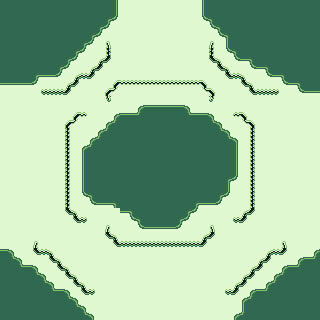

Below is a game level as drawn by its tile map, then a one-line description and the .tmx file that defines it, in full:
An orthogonal 40x40 tile map with 8x8 px tiles, 1 tile layer (Tile Layer 1).

<map version="1.10" tiledversion="1.10.2" orientation="orthogonal" renderorder="right-down" width="40" height="40" tilewidth="8" tileheight="8" infinite="0" nextlayerid="3" nextobjectid="1">
 <tileset firstgid="1" source="tiles.tsx" />
 <layer id="1" name="Tile Layer 1" width="40" height="40">
  <data encoding="csv">
207,207,207,207,207,207,207,207,207,207,207,207,207,207,208,20,20,20,20,20,20,20,20,20,20,206,207,207,207,207,207,207,207,207,207,207,207,207,207,207,
207,207,207,207,207,207,207,207,207,207,207,207,207,207,208,20,20,20,20,20,20,20,20,20,20,206,207,207,207,207,207,207,207,207,207,207,207,207,207,207,
207,207,207,207,207,207,207,207,207,207,207,207,207,189,228,20,20,20,20,20,20,20,20,20,20,226,190,207,207,207,207,207,207,207,207,207,207,207,207,207,
207,207,207,207,207,207,207,207,207,207,207,207,189,228,2147483668,20,20,20,20,20,20,20,20,20,20,20,226,190,207,207,207,207,207,207,207,207,207,207,207,207,
207,207,207,207,207,207,207,207,207,207,207,189,228,2147483668,20,20,20,20,20,20,20,20,20,20,20,20,20,226,190,207,207,207,207,207,207,207,207,207,207,207,
207,207,207,207,207,207,207,207,207,207,189,228,2147483668,313,20,20,20,20,20,20,20,20,20,20,20,20,314,20,206,207,207,207,207,207,207,207,207,207,207,207,
207,207,207,207,207,207,207,207,207,189,228,2147483668,2147483668,273,20,20,20,20,20,20,20,20,20,20,20,20,271,20,226,190,207,207,207,207,207,207,207,207,207,207,
207,207,207,207,207,207,207,207,189,228,2147483668,2147483668,254,293,20,20,20,20,20,20,20,20,20,20,20,20,291,255,20,226,227,190,207,207,207,207,207,207,207,207,
207,207,207,207,207,207,207,189,228,2147483668,2147483668,254,293,20,20,20,20,20,20,20,20,20,20,20,20,20,20,291,255,20,20,226,227,190,207,207,207,207,207,207,
207,207,207,207,189,227,227,228,2147483668,254,292,293,20,20,20,20,20,20,20,20,20,20,20,20,20,20,20,20,291,292,255,20,20,226,227,190,207,207,207,207,
227,227,227,227,228,2147483668,2147483668,2147483668,254,293,20,20,20,20,251,252,252,252,252,252,252,252,252,252,252,253,20,20,20,20,291,255,20,20,20,226,227,190,207,207,
20,20,2147483668,2147483668,2147483668,311,292,292,293,20,20,20,20,251,275,20,20,20,20,20,20,20,20,20,20,274,253,20,20,20,20,291,292,292,312,20,20,226,227,227,
20,20,20,20,20,20,20,20,20,20,20,20,20,333,20,20,20,20,20,20,20,20,20,20,20,20,334,20,20,20,20,20,20,20,20,20,20,20,20,20,
20,20,20,20,20,20,20,20,20,20,20,20,20,20,20,20,20,186,187,187,187,187,187,188,20,20,20,20,20,20,20,20,20,20,20,20,20,20,20,20,
20,20,20,20,20,20,20,20,20,251,332,20,20,20,186,187,187,170,207,207,207,207,207,169,187,187,188,20,20,331,253,20,20,20,20,20,20,20,20,20,
20,20,20,20,20,20,20,20,251,275,20,20,20,186,170,207,207,207,207,207,207,207,207,207,207,207,169,188,20,20,274,253,20,20,20,20,20,20,20,20,
20,20,20,20,20,20,20,20,271,20,20,20,186,170,207,207,207,207,207,207,207,207,207,207,207,207,207,169,188,20,20,273,20,20,20,20,20,20,20,20,
20,20,20,20,20,20,20,20,271,20,20,186,170,207,207,207,207,207,207,207,207,207,207,207,207,207,207,207,169,188,20,273,20,20,20,20,20,20,20,20,
20,20,20,20,20,20,20,20,271,20,186,170,207,207,207,207,207,207,207,207,207,207,207,207,207,207,207,207,207,208,20,273,20,20,20,20,20,20,20,20,
20,20,20,20,20,20,20,20,271,20,206,207,207,207,207,207,207,207,207,207,207,207,207,207,207,207,207,207,207,208,20,273,20,20,20,20,20,20,20,20,
20,20,20,20,20,20,20,20,271,20,206,207,207,207,207,207,207,207,207,207,207,207,207,207,207,207,207,207,207,208,20,273,20,20,20,20,20,20,20,20,
20,20,20,20,20,20,20,20,271,20,206,207,207,207,207,207,207,207,207,207,207,207,207,207,207,207,207,207,207,208,20,273,20,20,20,20,20,20,20,20,
20,20,20,20,20,20,20,20,271,20,206,207,207,207,207,207,207,207,207,207,207,207,207,207,207,207,207,207,189,228,20,273,20,20,20,20,20,20,20,20,
20,20,20,20,20,20,20,20,271,20,206,207,207,207,207,207,207,207,207,207,207,207,207,207,207,207,207,207,208,20,20,273,20,20,20,20,20,20,20,20,
20,20,20,20,20,20,20,20,271,20,226,190,207,207,207,207,207,207,207,207,207,207,207,207,207,207,207,189,228,20,20,273,20,20,20,20,20,20,20,20,
20,20,20,20,20,20,20,20,271,20,20,226,227,227,190,207,207,207,207,207,207,207,207,207,189,227,227,228,20,20,20,273,20,20,20,20,20,20,20,20,
20,20,20,20,20,20,20,20,291,255,20,20,20,20,20,227,190,207,207,207,207,207,207,189,228,20,20,20,20,20,254,293,20,20,20,20,20,20,20,20,
20,20,20,20,20,20,20,20,20,291,312,20,20,20,20,20,226,190,207,207,207,207,189,228,20,20,20,20,20,311,293,20,20,20,20,20,20,20,20,20,
20,20,20,20,20,20,20,20,20,20,20,20,20,314,20,20,20,226,227,227,227,227,228,20,20,20,313,20,20,20,20,20,20,20,20,20,20,20,20,20,
20,20,20,20,20,20,20,20,20,20,20,20,20,291,255,20,20,20,20,20,20,20,20,20,20,254,293,20,20,20,20,20,20,20,20,20,20,20,20,20,
20,20,20,20,314,20,20,20,20,20,20,20,20,20,291,292,292,292,292,292,292,292,292,292,292,293,20,20,20,20,20,20,20,20,20,313,20,20,20,20,
187,188,20,20,291,292,255,20,20,20,20,20,20,20,20,20,20,20,20,20,20,20,20,20,20,20,20,20,20,20,20,20,20,254,292,293,20,20,20,186,
207,169,188,20,20,20,291,255,20,20,20,20,20,20,20,20,20,20,20,20,20,20,20,20,20,20,20,20,20,20,20,20,254,293,20,20,20,186,187,170,
207,207,169,187,188,20,20,291,255,20,20,20,20,20,20,20,20,20,20,20,20,20,20,20,20,20,20,20,20,20,20,254,293,20,20,186,187,170,207,207,
207,207,207,207,169,188,20,20,291,255,20,20,20,20,20,20,20,20,20,20,20,20,20,20,20,20,20,20,20,20,254,293,20,20,186,170,207,207,207,207,
207,207,207,207,207,169,188,20,20,291,255,20,20,20,20,20,20,20,20,20,20,20,20,20,20,20,20,20,20,254,293,20,20,186,170,207,207,207,207,207,
207,207,207,207,207,207,169,187,188,20,291,312,20,20,20,20,20,20,20,20,20,20,20,20,20,20,20,20,311,293,20,186,187,170,207,207,207,207,207,207,
207,207,207,207,207,207,207,207,169,188,20,20,20,20,20,20,20,20,20,20,20,20,20,20,20,20,20,20,20,20,186,170,207,207,207,207,207,207,207,207,
207,207,207,207,207,207,207,207,207,169,188,20,20,20,20,20,20,20,20,20,20,20,20,20,20,20,20,20,20,20,206,207,207,207,207,207,207,207,207,207,
207,207,207,207,207,207,207,207,207,207,169,188,20,20,20,20,20,20,20,20,20,20,20,20,20,20,20,20,20,186,170,207,207,207,207,207,207,207,207,207
</data>
 </layer>
</map>
